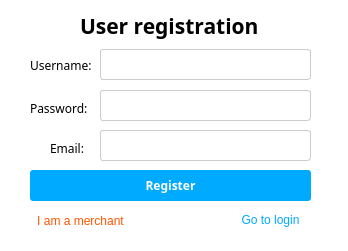
<?xml version="1.0" encoding="UTF-8"?>
<ui version="4.0">
 <class>MainWindow</class>
 <widget class="QMainWindow" name="MainWindow">
  <property name="geometry">
   <rect>
    <x>0</x>
    <y>0</y>
    <width>348</width>
    <height>251</height>
   </rect>
  </property>
  <property name="minimumSize">
   <size>
    <width>348</width>
    <height>251</height>
   </size>
  </property>
  <property name="maximumSize">
   <size>
    <width>348</width>
    <height>251</height>
   </size>
  </property>
  <property name="windowTitle">
   <string>MainWindow</string>
  </property>
  <property name="styleSheet">
   <string notr="true">background-color: white;</string>
  </property>
  <widget class="QWidget" name="centralwidget">
   <widget class="QLabel" name="label">
    <property name="geometry">
     <rect>
      <x>80</x>
      <y>10</y>
      <width>181</width>
      <height>31</height>
     </rect>
    </property>
    <property name="font">
     <font>
      <family>微软雅黑</family>
      <pointsize>16</pointsize>
      <weight>75</weight>
      <bold>true</bold>
     </font>
    </property>
    <property name="text">
     <string>User registration</string>
    </property>
   </widget>
   <widget class="QLabel" name="label_2">
    <property name="geometry">
     <rect>
      <x>30</x>
      <y>55</y>
      <width>61</width>
      <height>21</height>
     </rect>
    </property>
    <property name="font">
     <font>
      <family>微软雅黑</family>
     </font>
    </property>
    <property name="text">
     <string>Username:</string>
    </property>
   </widget>
   <widget class="QLabel" name="label_3">
    <property name="geometry">
     <rect>
      <x>30</x>
      <y>100</y>
      <width>61</width>
      <height>16</height>
     </rect>
    </property>
    <property name="font">
     <font>
      <family>微软雅黑</family>
     </font>
    </property>
    <property name="text">
     <string>Password:</string>
    </property>
   </widget>
   <widget class="QLineEdit" name="lineEdit">
    <property name="geometry">
     <rect>
      <x>100</x>
      <y>49</y>
      <width>211</width>
      <height>31</height>
     </rect>
    </property>
    <property name="styleSheet">
     <string notr="true">QLineEdit { border-radius: 3px; border: 0.5px solid #CCCCCC;}</string>
    </property>
   </widget>
   <widget class="QLineEdit" name="lineEdit_2">
    <property name="geometry">
     <rect>
      <x>100</x>
      <y>90</y>
      <width>211</width>
      <height>31</height>
     </rect>
    </property>
    <property name="styleSheet">
     <string notr="true">QLineEdit { border-radius: 3px; border: 0.5px solid #CCCCCC;}</string>
    </property>
   </widget>
   <widget class="QPushButton" name="pushButton">
    <property name="geometry">
     <rect>
      <x>30</x>
      <y>170</y>
      <width>281</width>
      <height>31</height>
     </rect>
    </property>
    <property name="font">
     <font>
      <family>微软雅黑</family>
      <weight>75</weight>
      <bold>true</bold>
     </font>
    </property>
    <property name="styleSheet">
     <string notr="true">QPushButton { background-color:rgb(0, 170, 255); color:rgb(255, 255, 255); border-radius: 3px; }</string>
    </property>
    <property name="text">
     <string>Register</string>
    </property>
   </widget>
   <widget class="QPushButton" name="pushButton_2">
    <property name="geometry">
     <rect>
      <x>30</x>
      <y>210</y>
      <width>101</width>
      <height>21</height>
     </rect>
    </property>
    <property name="styleSheet">
     <string notr="true">QPushButton { background-color:rgb(255, 255, 255); color:rgb(255, 85, 0); border-radius: 2px; }</string>
    </property>
    <property name="text">
     <string>I am a merchant</string>
    </property>
   </widget>
   <widget class="QPushButton" name="pushButton_3">
    <property name="geometry">
     <rect>
      <x>230</x>
      <y>210</y>
      <width>81</width>
      <height>20</height>
     </rect>
    </property>
    <property name="styleSheet">
     <string notr="true">QPushButton { background-color:rgb(255, 255, 255); color:rgb(0, 170, 255); border-radius: 2px; }</string>
    </property>
    <property name="text">
     <string>Go to login</string>
    </property>
   </widget>
   <widget class="QLineEdit" name="lineEdit_3">
    <property name="geometry">
     <rect>
      <x>100</x>
      <y>130</y>
      <width>211</width>
      <height>31</height>
     </rect>
    </property>
    <property name="styleSheet">
     <string notr="true">QLineEdit { border-radius: 3px; border: 0.5px solid #CCCCCC;}</string>
    </property>
   </widget>
   <widget class="QLabel" name="label_4">
    <property name="geometry">
     <rect>
      <x>50</x>
      <y>140</y>
      <width>41</width>
      <height>16</height>
     </rect>
    </property>
    <property name="font">
     <font>
      <family>微软雅黑</family>
     </font>
    </property>
    <property name="text">
     <string>Email:</string>
    </property>
   </widget>
  </widget>
  <widget class="QStatusBar" name="statusbar"/>
 </widget>
 <resources/>
 <connections/>
</ui>
